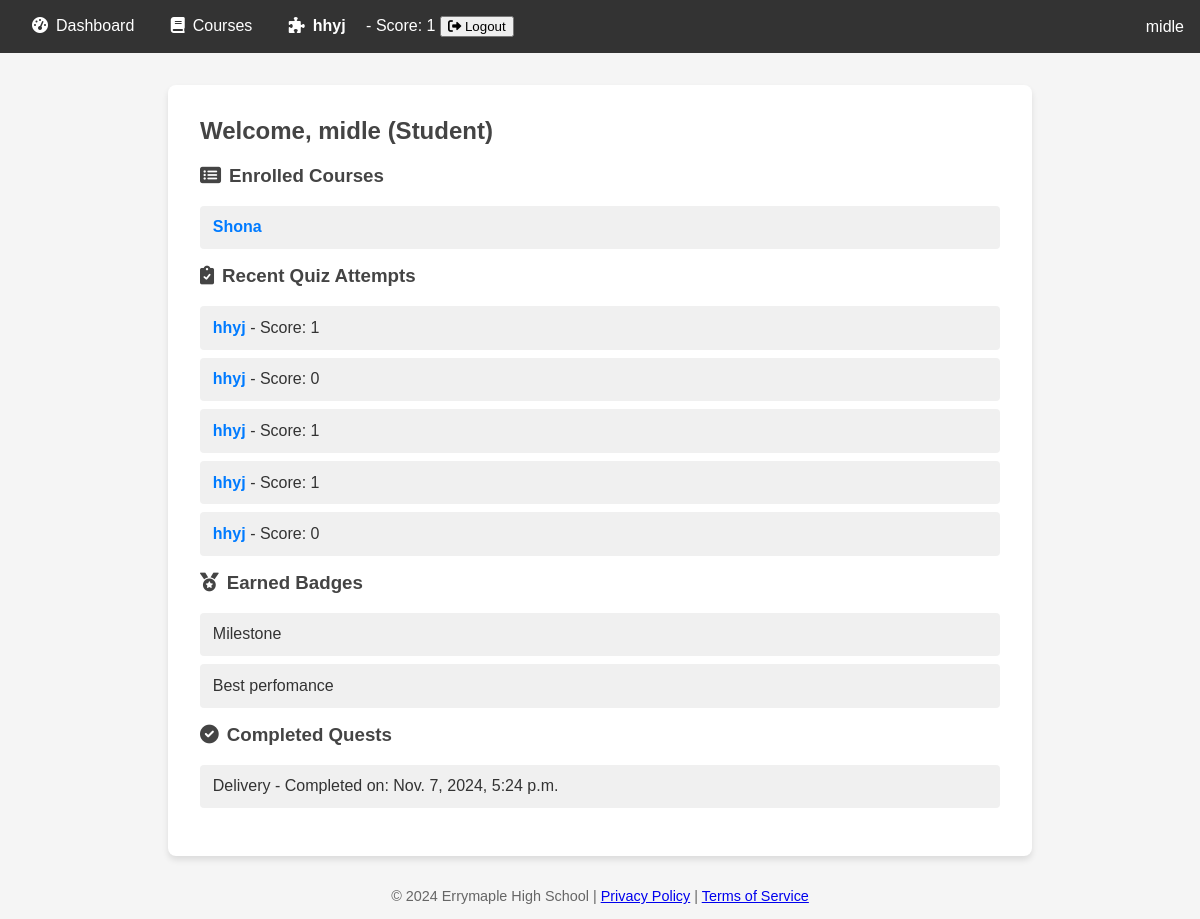
Page / (signed in) on the committed database.
### main/models.py (models this page shows, shortened)
class QuizAttempt(models.Model):
    user = models.ForeignKey(settings.AUTH_USER_MODEL, on_delete=models.CASCADE, related_name='quiz_attempts')
    quiz = models.ForeignKey(Quiz, on_delete=models.CASCADE, related_name='attempts')
    score = models.IntegerField()
    attempted_at = models.DateTimeField(auto_now_add=True)
    def __str__(self):
        return f"Attempt by {self.user} on {self.quiz.lesson.title} - Score: {self.score}"

class Quiz(models.Model):
    lesson = models.ForeignKey(Lesson, on_delete=models.CASCADE, related_name='quizzes')
    questions = models.ManyToManyField(Question, related_name='quizzes')
    title = models.CharField(max_length=255, default="Untitled Quiz")

class Lesson(models.Model):
    course = models.ForeignKey(Course, on_delete=models.CASCADE, related_name='lessons')
    title = models.CharField(max_length=255)
    content = models.TextField()
    created_at = models.DateTimeField(auto_now_add=True)
    updated_at = models.DateTimeField(auto_now=True)

class User(AbstractUser):
    ROLES = [
        ('student', 'Student'),
        ('teacher', 'Teacher'),
        ('admin', 'Administrator'),
    ]
    role = models.CharField(max_length=10, choices=ROLES)
    enrolled_courses = models.ManyToManyField('Course', related_name='students', blank=True)
    def __str__(self):
        return self.username

class Course(models.Model):
    teacher = models.ForeignKey(settings.AUTH_USER_MODEL, on_delete=models.SET_NULL, null=True, blank=True)
    title = models.CharField(max_length=255)
    description = models.TextField()
    def __str__(self):
        return self.title

class BadgeAcquisition(models.Model):
    badge = models.ForeignKey(Badge, on_delete=models.CASCADE, related_name='acquisitions')
    student = models.ForeignKey(settings.AUTH_USER_MODEL, on_delete=models.CASCADE, related_name='badges_acquired')
    acquired_at = models.DateTimeField(auto_now_add=True)
    def __str__(self):
        return f"{self.student} earned {self.badge.name}"

class Badge(models.Model):
    name = models.CharField(max_length=255)
    description = models.TextField()
    image = models.ImageField(upload_to='badges/')

class QuestCompletion(models.Model):
    quest = models.ForeignKey(Quest, on_delete=models.CASCADE, related_name='completions')
    student = models.ForeignKey(settings.AUTH_USER_MODEL, on_delete=models.CASCADE, related_name='completed_quests')
    completed_at = models.DateTimeField(null=True, blank=True)
    def __str__(self):
        return f"{self.student} completed {self.quest.title}"

class Quest(models.Model):
    course = models.ForeignKey(Course, on_delete=models.CASCADE, related_name='quests')
    title = models.CharField(max_length=255)
    description = models.TextField()
    rewards = models.ManyToManyField(Badge, related_name='quests')

### main/views.py (the view, shortened to what this page needs)
# urls.py: path('', views.dashboard, name='dashboard'),
@login_required
def dashboard(request):
    user = request.user
    context = {}
    if user.role == 'student':
        recent_attempts = QuizAttempt.objects.filter(user=user).order_by('-attempted_at')[:5]
        earned_badges = BadgeAcquisition.objects.filter(student=user)
        completed_quests = QuestCompletion.objects.filter(student=user)
        enrolled_courses = Course.objects.filter(lessons__quizzes__attempts__user=user).distinct()
        context.update({
            'recent_attempts': recent_attempts,
            'earned_badges': earned_badges,
            'completed_quests': completed_quests,
            'enrolled_courses': enrolled_courses,
        })
    if 'recent_attempts' not in context:
        context['no_recent_attempts'] = "No recent attempts to display."
    if 'courses_taught' not in context:
        context['no_courses_message'] = "You haven't been assigned any courses yet."
    print(context)
    return render(request, 'main/dashboard.html', context)

### main/templates/main/dashboard.html (shortened to what this page needs)
<!DOCTYPE html>
<html lang="en">
<head>
    <link rel="stylesheet" href="https://cdnjs.cloudflare.com/ajax/libs/font-awesome/6.0.0-beta3/css/all.min.css">
</head>
<body>
     <div class="navbar">
        <div>
            <a href="{% url 'dashboard' %}"><i class="fas fa-tachometer-alt icon"></i>Dashboard</a>
            <a href="{% url 'course_list' %}"><i class="fas fa-book icon"></i>Courses</a>
            {% if recent_attempts %}
                <a href="{% url 'quiz_detail' recent_attempts.0.quiz.pk %}" class="link-button"><i class="fas fa-puzzle-piece icon"></i>{{ recent_attempts.0.quiz.lesson.title }}</a> - Score: {{ recent_attempts.0.score }}
            {% endif %}
            {% if user.is_authenticated %}
            <form method="POST" action="{% url 'logout' %}" style="display: inline;">
                <button type="submit" class="navbar-btn" >
                    <i class="fas fa-sign-out-alt"></i> Logout
                </button>
            </form>
        {% else %}
            <a href="{% url 'login' %}">Login</a>
        {% endif %}
        </div>
        <div>{{ user.username }}</div>
    </div>
<div class="container">
    {% if user.role == 'student' %}
        <h2>Welcome, {{ user.username }} (Student)</h2>
        <h3><i class="fas fa-list-alt icon"></i>Enrolled Courses</h3>
        <ul>
            {% for course in enrolled_courses %}
                <li>
                    <a href="{% url 'course_detail' course.pk %}" class="link-button">{{ course.title }}</a>
                </li>
            {% empty %}
                <li class="empty-message">No enrolled courses</li>
            {% endfor %}
        </ul>
        <h3><i class="fas fa-clipboard-check icon"></i>Recent Quiz Attempts</h3>
        <ul>
            {% for attempt in recent_attempts %}
                <li>
                    <a href="{% url 'quiz_detail' attempt.quiz.pk %}" class="link-button">{{ attempt.quiz.lesson.title }}</a> - Score: {{ attempt.score }}
                </li>
            {% empty %}
                <li class="empty-message">No recent quiz attempts</li>
            {% endfor %}
        </ul>
        <h3><i class="fas fa-medal icon"></i>Earned Badges</h3>
        <ul>
            {% for badge in earned_badges %}
                <li>{{ badge.badge.name }}</li>
            {% empty %}
                <li class="empty-message">No badges earned</li>
            {% endfor %}
        </ul>
        <h3><i class="fas fa-check-circle icon"></i>Completed Quests</h3>
        <ul>
            {% for quest in completed_quests %}
                <li>{{ quest.quest.title }} - Completed on: {{ quest.completed_at }}</li>
            {% empty %}
                <li class="empty-message">No completed quests</li>
            {% endfor %}
        </ul>
    {% endif %}
</div>
    <div class="footer">
        <p>&copy; 2024 Errymaple High School | <a href="https://wa.me/263780601210">Privacy Policy</a> | <a href="https://wa.me/263780601210">Terms of Service</a></p>
    </div>
</body>
</html>

### main/templates/main/dashboard.html (style rules this page uses)
body { font-family: Arial, sans-serif; margin: 0; padding: 0; background-color: #f5f5f5; color: #333; }
.navbar { background-color: #333; padding: 1rem; display: flex; justify-content: space-between; align-items: center; color: #fff; }
.navbar a { color: #fff; text-decoration: none; padding: 0 1rem; }
.container { padding: 2rem; max-width: 800px; margin: 2rem auto 0 auto; background-color: #fff; box-shadow: 0px 4px 6px rgba(0, 0, 0, 0.1); border-radius: 8px; }
h1, h2, h3 { color: #444; margin-top: 0; }
ul { list-style-type: none; padding: 0; }
li { background: #f0f0f0; margin: 0.5rem 0; padding: 0.8rem; border-radius: 4px; transition: background-color 0.2s ease; }
.link-button { color: #007bff; text-decoration: none; font-weight: bold; }
.footer { margin-top: 2rem; text-align: center; font-size: 0.9rem; color: #666; }
.icon { margin-right: 8px; }

### rows in the picture
QuizAttempt: quiz.title "hhyj", score "1", quiz.lesson "hhyj"
User: username "midle"
Course: title "Shona"
QuizAttempt: quiz.lesson "hhyj", score "0"
QuizAttempt: quiz.lesson "hhyj", score "1"
QuizAttempt: quiz.lesson "hhyj", score "1"
QuizAttempt: quiz.lesson "hhyj", score "0"
BadgeAcquisition: badge.name "Milestone"
BadgeAcquisition: badge.name "Best perfomance"
QuestCompletion: quest "Delivery", completed_at "Nov. 7, 2024, 5:24 p.m."
